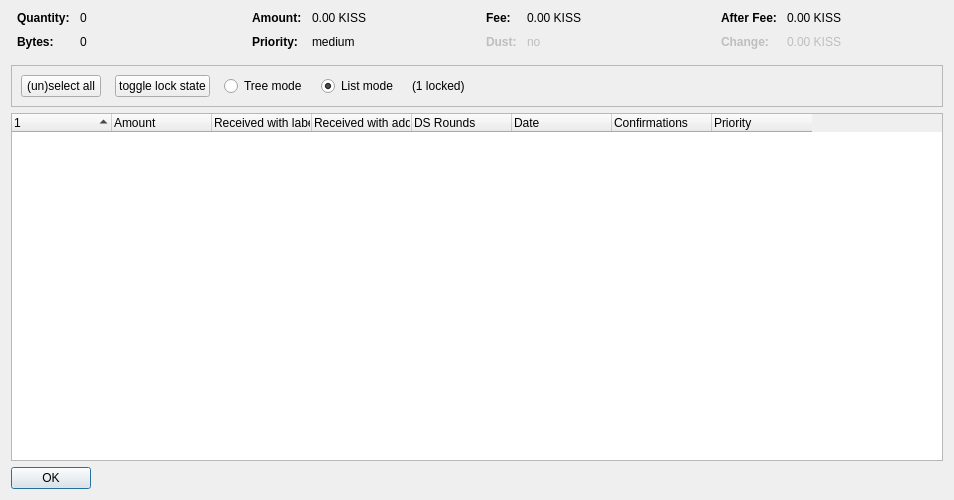
<?xml version="1.0" encoding="UTF-8"?>
<ui version="4.0">
 <class>CoinControlDialog</class>
 <widget class="QDialog" name="CoinControlDialog">
  <property name="geometry">
   <rect>
    <x>0</x>
    <y>0</y>
    <width>954</width>
    <height>500</height>
   </rect>
  </property>
  <property name="windowTitle">
   <string>Coin Selection</string>
  </property>
  <layout class="QVBoxLayout" name="verticalLayout">
   <item>
    <layout class="QHBoxLayout" name="horizontalLayoutTop" stretch="0,0,0,0">
     <property name="topMargin">
      <number>0</number>
     </property>
     <property name="bottomMargin">
      <number>10</number>
     </property>
     <item>
      <layout class="QFormLayout" name="formLayoutCoinControl1">
       <property name="horizontalSpacing">
        <number>10</number>
       </property>
       <property name="verticalSpacing">
        <number>10</number>
       </property>
       <property name="leftMargin">
        <number>6</number>
       </property>
       <property name="rightMargin">
        <number>6</number>
       </property>
       <item row="0" column="0">
        <widget class="QLabel" name="labelCoinControlQuantityText">
         <property name="font">
          <font>
           <weight>75</weight>
           <bold>true</bold>
          </font>
         </property>
         <property name="text">
          <string>Quantity:</string>
         </property>
        </widget>
       </item>
       <item row="0" column="1">
        <widget class="QLabel" name="labelCoinControlQuantity">
         <property name="cursor">
          <cursorShape>IBeamCursor</cursorShape>
         </property>
         <property name="contextMenuPolicy">
          <enum>Qt::ActionsContextMenu</enum>
         </property>
         <property name="text">
          <string notr="true">0</string>
         </property>
         <property name="textInteractionFlags">
          <set>Qt::LinksAccessibleByMouse|Qt::TextSelectableByKeyboard|Qt::TextSelectableByMouse</set>
         </property>
        </widget>
       </item>
       <item row="1" column="0">
        <widget class="QLabel" name="labelCoinControlBytesText">
         <property name="font">
          <font>
           <weight>75</weight>
           <bold>true</bold>
          </font>
         </property>
         <property name="text">
          <string>Bytes:</string>
         </property>
        </widget>
       </item>
       <item row="1" column="1">
        <widget class="QLabel" name="labelCoinControlBytes">
         <property name="cursor">
          <cursorShape>IBeamCursor</cursorShape>
         </property>
         <property name="contextMenuPolicy">
          <enum>Qt::ActionsContextMenu</enum>
         </property>
         <property name="text">
          <string notr="true">0</string>
         </property>
         <property name="textInteractionFlags">
          <set>Qt::LinksAccessibleByMouse|Qt::TextSelectableByKeyboard|Qt::TextSelectableByMouse</set>
         </property>
        </widget>
       </item>
      </layout>
     </item>
     <item>
      <layout class="QFormLayout" name="formLayoutCoinControl2">
       <property name="horizontalSpacing">
        <number>10</number>
       </property>
       <property name="verticalSpacing">
        <number>10</number>
       </property>
       <property name="leftMargin">
        <number>6</number>
       </property>
       <property name="rightMargin">
        <number>6</number>
       </property>
       <item row="0" column="0">
        <widget class="QLabel" name="labelCoinControlAmountText">
         <property name="font">
          <font>
           <weight>75</weight>
           <bold>true</bold>
          </font>
         </property>
         <property name="text">
          <string>Amount:</string>
         </property>
        </widget>
       </item>
       <item row="0" column="1">
        <widget class="QLabel" name="labelCoinControlAmount">
         <property name="cursor">
          <cursorShape>IBeamCursor</cursorShape>
         </property>
         <property name="contextMenuPolicy">
          <enum>Qt::ActionsContextMenu</enum>
         </property>
         <property name="text">
          <string notr="true">0.00 KISS</string>
         </property>
         <property name="textInteractionFlags">
          <set>Qt::LinksAccessibleByMouse|Qt::TextSelectableByKeyboard|Qt::TextSelectableByMouse</set>
         </property>
        </widget>
       </item>
       <item row="1" column="0">
        <widget class="QLabel" name="labelCoinControlPriorityText">
         <property name="font">
          <font>
           <weight>75</weight>
           <bold>true</bold>
          </font>
         </property>
         <property name="text">
          <string>Priority:</string>
         </property>
        </widget>
       </item>
       <item row="1" column="1">
        <widget class="QLabel" name="labelCoinControlPriority">
         <property name="cursor">
          <cursorShape>IBeamCursor</cursorShape>
         </property>
         <property name="contextMenuPolicy">
          <enum>Qt::ActionsContextMenu</enum>
         </property>
         <property name="text">
          <string>medium</string>
         </property>
         <property name="textInteractionFlags">
          <set>Qt::LinksAccessibleByMouse|Qt::TextSelectableByKeyboard|Qt::TextSelectableByMouse</set>
         </property>
        </widget>
       </item>
      </layout>
     </item>
     <item>
      <layout class="QFormLayout" name="formLayoutCoinControl3">
       <property name="horizontalSpacing">
        <number>10</number>
       </property>
       <property name="verticalSpacing">
        <number>10</number>
       </property>
       <property name="leftMargin">
        <number>6</number>
       </property>
       <property name="rightMargin">
        <number>6</number>
       </property>
       <item row="0" column="0">
        <widget class="QLabel" name="labelCoinControlFeeText">
         <property name="font">
          <font>
           <weight>75</weight>
           <bold>true</bold>
          </font>
         </property>
         <property name="text">
          <string>Fee:</string>
         </property>
        </widget>
       </item>
       <item row="0" column="1">
        <widget class="QLabel" name="labelCoinControlFee">
         <property name="cursor">
          <cursorShape>IBeamCursor</cursorShape>
         </property>
         <property name="contextMenuPolicy">
          <enum>Qt::ActionsContextMenu</enum>
         </property>
         <property name="text">
          <string notr="true">0.00 KISS</string>
         </property>
         <property name="textInteractionFlags">
          <set>Qt::LinksAccessibleByMouse|Qt::TextSelectableByKeyboard|Qt::TextSelectableByMouse</set>
         </property>
        </widget>
       </item>
       <item row="1" column="0">
        <widget class="QLabel" name="labelCoinControlLowOutputText">
         <property name="enabled">
          <bool>false</bool>
         </property>
         <property name="font">
          <font>
           <weight>75</weight>
           <bold>true</bold>
          </font>
         </property>
         <property name="text">
          <string>Dust:</string>
         </property>
        </widget>
       </item>
       <item row="1" column="1">
        <widget class="QLabel" name="labelCoinControlLowOutput">
         <property name="enabled">
          <bool>false</bool>
         </property>
         <property name="cursor">
          <cursorShape>IBeamCursor</cursorShape>
         </property>
         <property name="contextMenuPolicy">
          <enum>Qt::ActionsContextMenu</enum>
         </property>
         <property name="text">
          <string>no</string>
         </property>
         <property name="textInteractionFlags">
          <set>Qt::LinksAccessibleByMouse|Qt::TextSelectableByKeyboard|Qt::TextSelectableByMouse</set>
         </property>
        </widget>
       </item>
      </layout>
     </item>
     <item>
      <layout class="QFormLayout" name="formLayoutCoinControl4">
       <property name="horizontalSpacing">
        <number>10</number>
       </property>
       <property name="verticalSpacing">
        <number>10</number>
       </property>
       <property name="leftMargin">
        <number>6</number>
       </property>
       <property name="rightMargin">
        <number>6</number>
       </property>
       <item row="0" column="0">
        <widget class="QLabel" name="labelCoinControlAfterFeeText">
         <property name="font">
          <font>
           <weight>75</weight>
           <bold>true</bold>
          </font>
         </property>
         <property name="text">
          <string>After Fee:</string>
         </property>
        </widget>
       </item>
       <item row="0" column="1">
        <widget class="QLabel" name="labelCoinControlAfterFee">
         <property name="cursor">
          <cursorShape>IBeamCursor</cursorShape>
         </property>
         <property name="contextMenuPolicy">
          <enum>Qt::ActionsContextMenu</enum>
         </property>
         <property name="text">
          <string notr="true">0.00 KISS</string>
         </property>
         <property name="textInteractionFlags">
          <set>Qt::LinksAccessibleByMouse|Qt::TextSelectableByKeyboard|Qt::TextSelectableByMouse</set>
         </property>
        </widget>
       </item>
       <item row="1" column="0">
        <widget class="QLabel" name="labelCoinControlChangeText">
         <property name="enabled">
          <bool>false</bool>
         </property>
         <property name="font">
          <font>
           <weight>75</weight>
           <bold>true</bold>
          </font>
         </property>
         <property name="text">
          <string>Change:</string>
         </property>
        </widget>
       </item>
       <item row="1" column="1">
        <widget class="QLabel" name="labelCoinControlChange">
         <property name="enabled">
          <bool>false</bool>
         </property>
         <property name="cursor">
          <cursorShape>IBeamCursor</cursorShape>
         </property>
         <property name="contextMenuPolicy">
          <enum>Qt::ActionsContextMenu</enum>
         </property>
         <property name="text">
          <string notr="true">0.00 KISS</string>
         </property>
         <property name="textInteractionFlags">
          <set>Qt::LinksAccessibleByMouse|Qt::TextSelectableByKeyboard|Qt::TextSelectableByMouse</set>
         </property>
        </widget>
       </item>
      </layout>
     </item>
    </layout>
   </item>
   <item>
    <widget class="QFrame" name="frame">
     <property name="minimumSize">
      <size>
       <width>0</width>
       <height>40</height>
      </size>
     </property>
     <property name="frameShape">
      <enum>QFrame::StyledPanel</enum>
     </property>
     <property name="frameShadow">
      <enum>QFrame::Sunken</enum>
     </property>
     <layout class="QHBoxLayout" name="horizontalLayout">
      <item>
       <layout class="QHBoxLayout" name="horizontalLayoutPanel" stretch="0,0,0,0,0,0">
        <property name="spacing">
         <number>14</number>
        </property>
        <item>
         <widget class="QPushButton" name="pushButtonSelectAll">
          <property name="sizePolicy">
           <sizepolicy hsizetype="Maximum" vsizetype="Fixed">
            <horstretch>0</horstretch>
            <verstretch>0</verstretch>
           </sizepolicy>
          </property>
          <property name="text">
           <string>(un)select all</string>
          </property>
          <property name="autoDefault">
           <bool>false</bool>
          </property>
         </widget>
        </item>
        <item>
         <widget class="QPushButton" name="pushButtonToggleLock">
          <property name="sizePolicy">
           <sizepolicy hsizetype="Maximum" vsizetype="Fixed">
            <horstretch>0</horstretch>
            <verstretch>0</verstretch>
           </sizepolicy>
          </property>
          <property name="text">
           <string>toggle lock state</string>
          </property>
          <property name="autoDefault">
           <bool>false</bool>
          </property>
         </widget>
        </item>
        <item>
         <widget class="QRadioButton" name="radioTreeMode">
          <property name="sizePolicy">
           <sizepolicy hsizetype="Maximum" vsizetype="Fixed">
            <horstretch>0</horstretch>
            <verstretch>0</verstretch>
           </sizepolicy>
          </property>
          <property name="text">
           <string>Tree mode</string>
          </property>
         </widget>
        </item>
        <item>
         <widget class="QRadioButton" name="radioListMode">
          <property name="sizePolicy">
           <sizepolicy hsizetype="Maximum" vsizetype="Fixed">
            <horstretch>0</horstretch>
            <verstretch>0</verstretch>
           </sizepolicy>
          </property>
          <property name="text">
           <string>List mode</string>
          </property>
          <property name="checked">
           <bool>true</bool>
          </property>
         </widget>
        </item>
        <item>
         <widget class="QLabel" name="labelLocked">
          <property name="text">
           <string>(1 locked)</string>
          </property>
         </widget>
        </item>
        <item>
         <spacer name="horizontalSpacer">
          <property name="orientation">
           <enum>Qt::Horizontal</enum>
          </property>
          <property name="sizeHint" stdset="0">
           <size>
            <width>40</width>
            <height>20</height>
           </size>
          </property>
         </spacer>
        </item>
       </layout>
      </item>
     </layout>
    </widget>
   </item>
   <item>
    <widget class="CoinControlTreeWidget" name="treeWidget">
     <property name="contextMenuPolicy">
      <enum>Qt::CustomContextMenu</enum>
     </property>
     <property name="sortingEnabled">
      <bool>false</bool>
     </property>
     <property name="columnCount">
      <number>8</number>
     </property>
     <attribute name="headerShowSortIndicator" stdset="0">
      <bool>true</bool>
     </attribute>
     <attribute name="headerStretchLastSection">
      <bool>false</bool>
     </attribute>
     <column>
      <property name="text">
       <string/>
      </property>
     </column>
     <column>
      <property name="text">
       <string>Amount</string>
      </property>
     </column>
     <column>
      <property name="text">
       <string>Received with label</string>
      </property>
     </column>
     <column>
      <property name="text">
       <string>Received with address</string>
      </property>
     </column>
     <column>
      <property name="text">
       <string>DS Rounds</string>
      </property>
     </column>
     <column>
      <property name="text">
       <string>Date</string>
      </property>
     </column>
     <column>
      <property name="text">
       <string>Confirmations</string>
      </property>
      <property name="toolTip">
       <string>Confirmed</string>
      </property>
     </column>
     <column>
      <property name="text">
       <string>Priority</string>
      </property>
     </column>
    </widget>
   </item>
   <item>
    <widget class="QDialogButtonBox" name="buttonBox">
     <property name="sizePolicy">
      <sizepolicy hsizetype="Maximum" vsizetype="Fixed">
       <horstretch>0</horstretch>
       <verstretch>0</verstretch>
      </sizepolicy>
     </property>
     <property name="orientation">
      <enum>Qt::Horizontal</enum>
     </property>
     <property name="standardButtons">
      <set>QDialogButtonBox::Ok</set>
     </property>
    </widget>
   </item>
  </layout>
 </widget>
 <customwidgets>
  <customwidget>
   <class>CoinControlTreeWidget</class>
   <extends>QTreeWidget</extends>
   <header>coincontroltreewidget.h</header>
  </customwidget>
 </customwidgets>
 <resources/>
 <connections/>
</ui>
